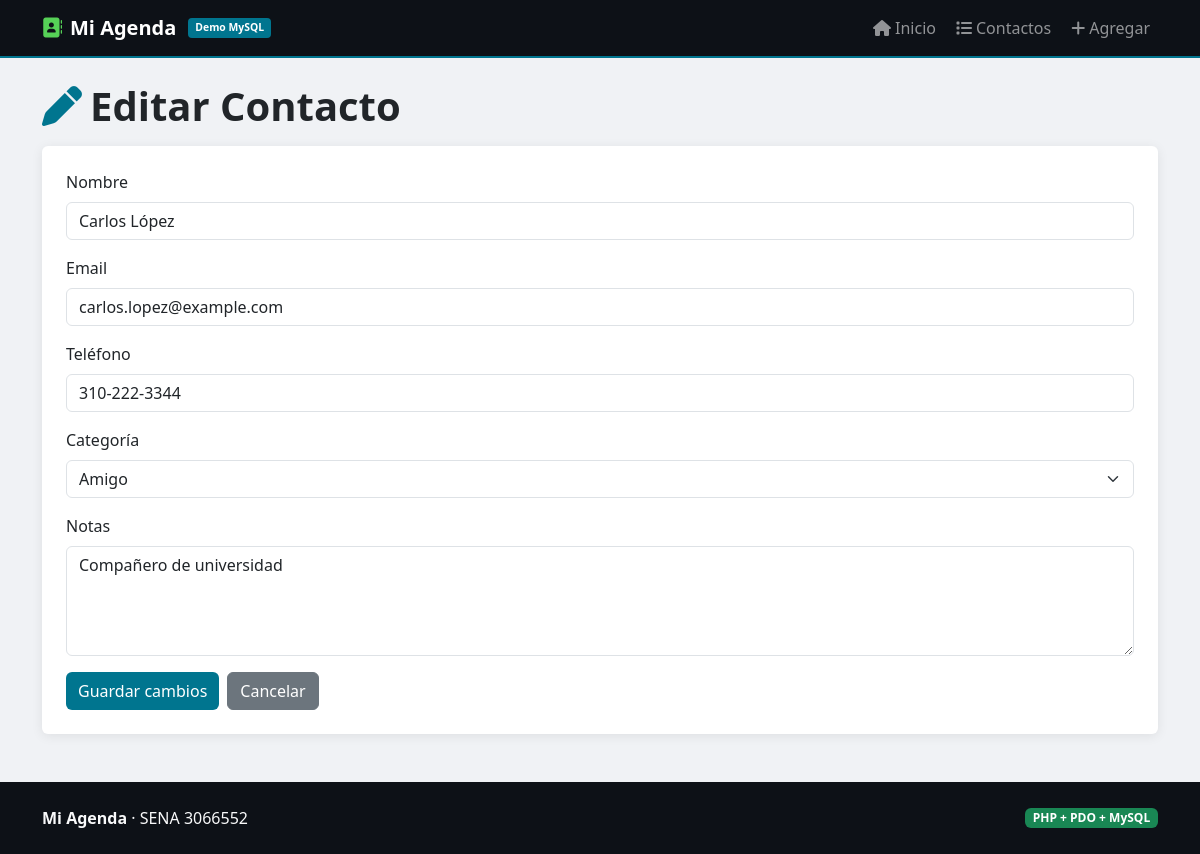
Page /contactos/editar.php?id=2 on the committed database.
### tables this page shows
CREATE TABLE contactos (
    id         INT           AUTO_INCREMENT PRIMARY KEY,
    nombre     VARCHAR(100)  NOT NULL,
    email      VARCHAR(150)  NOT NULL UNIQUE,
    telefono   VARCHAR(20),
    categoria  ENUM('Amigo','Familiar','Trabajo','Otro') NOT NULL DEFAULT 'Otro',
    notas      TEXT,
    creado_en  DATETIME      NOT NULL DEFAULT CURRENT_TIMESTAMP
);

### contactos/editar.php (the view, shortened to what this page needs)
<?php
$id = filter_input(INPUT_GET, 'id', FILTER_VALIDATE_INT);
$categorias = ['Amigo', 'Familiar', 'Trabajo', 'Otro'];
$errores    = [];
$contacto   = null;
$valores    = ['nombre'=>'', 'email'=>'', 'telefono'=>'', 'categoria'=>'', 'notas'=>''];
try {
    $pdo = DB::conectar();
    $stmt = $pdo->prepare('SELECT * FROM contactos WHERE id = ?');
    $stmt->execute([$id]);
    $contacto = $stmt->fetch();
    $valores = [
        'nombre'    => $contacto['nombre'],
        'email'     => $contacto['email'],
        'telefono'  => $contacto['telefono'] ?? '',
        'categoria' => $contacto['categoria'],
        'notas'     => $contacto['notas'] ?? '',
    ];
} catch (PDOException $e) {
    $errores[] = 'Error de base de datos.';
}
require_once __DIR__ . '/../includes/header.php';
?>
<h1 class="fw-bold mb-3"><i class="fas fa-pen me-2" style="color:var(--color)"></i>Editar Contacto</h1>
<?php if ($contacto): ?>
<div class="card">
  <div class="card-body p-4">
    <form method="post" action="editar.php?id=<?= (int) $id ?>">
      <div class="mb-3">
        <label class="form-label">Nombre</label>
        <input type="text" name="nombre" maxlength="100" class="form-control" value="<?= htmlspecialchars($valores['nombre']) ?>">
      </div>
      <div class="mb-3">
        <label class="form-label">Email</label>
        <input type="email" name="email" class="form-control" value="<?= htmlspecialchars($valores['email']) ?>">
      </div>
      <div class="mb-3">
        <label class="form-label">Teléfono</label>
        <input type="text" name="telefono" class="form-control" value="<?= htmlspecialchars($valores['telefono']) ?>">
      </div>
      <div class="mb-3">
        <label class="form-label">Categoría</label>
        <select name="categoria" class="form-select">
          <?php foreach ($categorias as $categoria): ?>
            <option value="<?= htmlspecialchars($categoria) ?>" <?= $valores['categoria'] === $categoria ? 'selected' : '' ?>>
              <?= htmlspecialchars($categoria) ?>
            </option>
          <?php endforeach; ?>
        </select>
      </div>
      <div class="mb-3">
        <label class="form-label">Notas</label>
        <textarea name="notas" class="form-control" rows="4"><?= htmlspecialchars($valores['notas']) ?></textarea>
      </div>
      <div class="d-flex gap-2">
        <button type="submit" class="btn btn-db">Guardar cambios</button>
        <a href="ver.php?id=<?= (int) $id ?>" class="btn btn-secondary">Cancelar</a>
      </div>
    </form>
  </div>
</div>
<?php endif; ?>
<?php require_once __DIR__ . '/../includes/footer.php'; ?>

### includes/header.php (style rules this page uses)
:root { --color: #00758f; }
body { background: #f0f2f5; }
.card { border: none; box-shadow: 0 2px 12px rgba(0,0,0,.08); }
.btn-db { background: var(--color); color: #fff; border: none; }

### rows in the picture
contactos: nombre "Carlos López", email "carlos.lopez@example.com", telefono "310-222-3344", categoria "Amigo", notas "Compañero de universidad"
